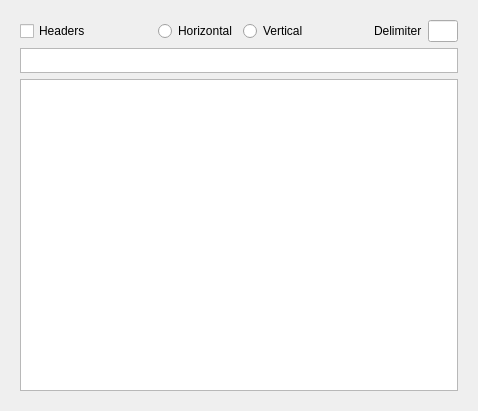
<?xml version="1.0" encoding="UTF-8"?>
<ui version="4.0">
 <class>TaskPanel</class>
 <widget class="QWidget" name="TaskPanel">
  <property name="geometry">
   <rect>
    <x>0</x>
    <y>0</y>
    <width>478</width>
    <height>411</height>
   </rect>
  </property>
  <property name="sizePolicy">
   <sizepolicy hsizetype="MinimumExpanding" vsizetype="MinimumExpanding">
    <horstretch>0</horstretch>
    <verstretch>0</verstretch>
   </sizepolicy>
  </property>
  <property name="windowTitle">
   <string>Import Alignment</string>
  </property>
  <layout class="QVBoxLayout" name="verticalLayout_2">
   <item>
    <widget class="QWidget" name="widget" native="true">
     <property name="enabled">
      <bool>true</bool>
     </property>
     <property name="sizePolicy">
      <sizepolicy hsizetype="MinimumExpanding" vsizetype="MinimumExpanding">
       <horstretch>0</horstretch>
       <verstretch>0</verstretch>
      </sizepolicy>
     </property>
     <property name="minimumSize">
      <size>
       <width>10</width>
       <height>0</height>
      </size>
     </property>
     <layout class="QGridLayout" name="gridLayout_2">
      <item row="0" column="0">
       <layout class="QVBoxLayout" name="verticalLayout">
        <item>
         <layout class="QHBoxLayout" name="horizontalLayout_4">
          <item>
           <widget class="QCheckBox" name="headers">
            <property name="text">
             <string>Headers</string>
            </property>
           </widget>
          </item>
          <item>
           <spacer name="horizontalSpacer_2">
            <property name="orientation">
             <enum>Qt::Horizontal</enum>
            </property>
            <property name="sizeHint" stdset="0">
             <size>
              <width>40</width>
              <height>20</height>
             </size>
            </property>
           </spacer>
          </item>
          <item>
           <layout class="QHBoxLayout" name="horizontalLayout_5">
            <item>
             <widget class="QRadioButton" name="Horizontal">
              <property name="text">
               <string>Horizontal</string>
              </property>
             </widget>
            </item>
            <item>
             <widget class="QRadioButton" name="Vertical">
              <property name="text">
               <string>Vertical</string>
              </property>
             </widget>
            </item>
           </layout>
          </item>
          <item>
           <spacer name="horizontalSpacer">
            <property name="orientation">
             <enum>Qt::Horizontal</enum>
            </property>
            <property name="sizeHint" stdset="0">
             <size>
              <width>40</width>
              <height>20</height>
             </size>
            </property>
           </spacer>
          </item>
          <item>
           <widget class="QLabel" name="delimiter_label">
            <property name="text">
             <string>Delimiter</string>
            </property>
           </widget>
          </item>
          <item>
           <widget class="QLineEdit" name="delimiter">
            <property name="sizePolicy">
             <sizepolicy hsizetype="Maximum" vsizetype="Fixed">
              <horstretch>0</horstretch>
              <verstretch>0</verstretch>
             </sizepolicy>
            </property>
            <property name="maximumSize">
             <size>
              <width>30</width>
              <height>16777215</height>
             </size>
            </property>
           </widget>
          </item>
         </layout>
        </item>
        <item>
         <widget class="QTableView" name="header_matcher">
          <property name="sizePolicy">
           <sizepolicy hsizetype="Expanding" vsizetype="Fixed">
            <horstretch>0</horstretch>
            <verstretch>0</verstretch>
           </sizepolicy>
          </property>
          <property name="maximumSize">
           <size>
            <width>16777215</width>
            <height>25</height>
           </size>
          </property>
          <property name="verticalScrollBarPolicy">
           <enum>Qt::ScrollBarAlwaysOff</enum>
          </property>
          <property name="horizontalScrollBarPolicy">
           <enum>Qt::ScrollBarAlwaysOff</enum>
          </property>
          <attribute name="horizontalHeaderVisible">
           <bool>false</bool>
          </attribute>
         </widget>
        </item>                
        <item>
         <widget class="QTableView" name="table_view">
          <property name="sizePolicy">
           <sizepolicy hsizetype="Expanding" vsizetype="MinimumExpanding">
            <horstretch>0</horstretch>
            <verstretch>0</verstretch>
           </sizepolicy>
          </property>
          <property name="sortingEnabled">
           <bool>false</bool>
          </property>
          <attribute name="horizontalHeaderStretchLastSection">
           <bool>false</bool>
          </attribute>
         </widget>
        </item>
       </layout>
      </item>
     </layout>
    </widget>
   </item>
  </layout>
 </widget>
 <resources/>
 <connections/>
</ui>
